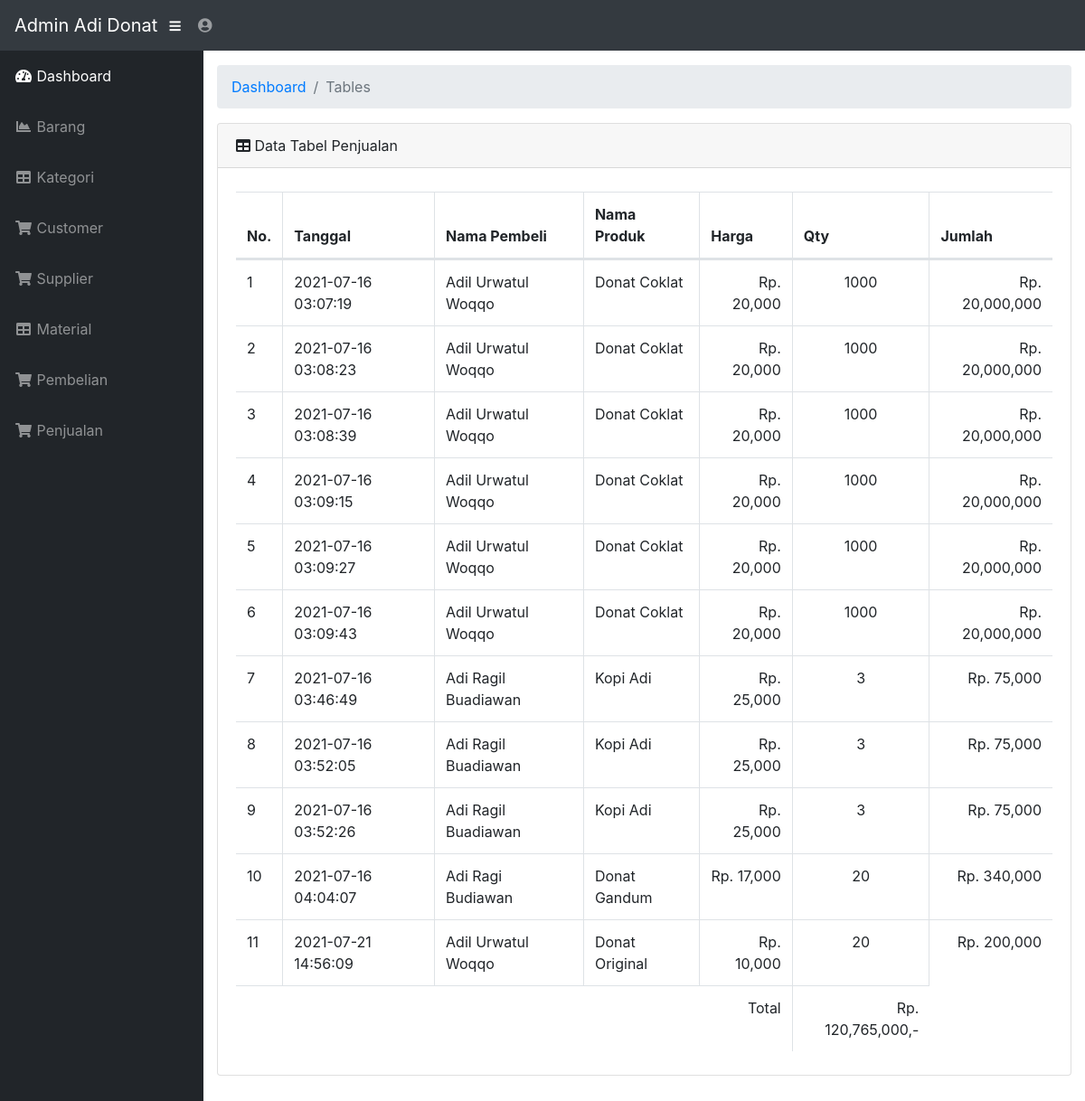
Page /admin/penjualan.php on the committed database.
### tables this page shows
CREATE TABLE `penjualan` (
  `id_penjualan` int(5) NOT NULL,
  `tgl_penjualan` timestamp NOT NULL DEFAULT current_timestamp() ON UPDATE current_timestamp(),
  `qty_penjualan` int(5) NOT NULL,
  `id_produk` int(5) NOT NULL,
  `id_customer` int(5) NOT NULL
);

CREATE TABLE `customer` (
  `id_customer` int(5) NOT NULL,
  `nama_customer` varchar(40) NOT NULL,
  `alamat_customer` text NOT NULL,
  `telp_customer` varchar(15) NOT NULL
);

CREATE TABLE `produk` (
  `id_produk` int(5) NOT NULL,
  `nama_produk` varchar(100) NOT NULL,
  `stok_produk` int(5) NOT NULL,
  `gambar_produk` varchar(200) NOT NULL,
  `harga_produk` int(10) NOT NULL,
  `id_kategori` int(5) NOT NULL
);

### admin/penjualan.php (the view, shortened to what this page needs)
<?php
    include "includes/header.php";
?>
<!DOCTYPE html>
<html lang="en">
        <div class="container-fluid">
                <ol class="breadcrumb">
                    <li class="breadcrumb-item">
                        <a href="#">Dashboard</a>
                    </li>
                    <li class="breadcrumb-item active">Tables</li>
                </ol>
                <div class="card mb-3">
                    <div class="card-header">
                        <i class="fas fa-table"></i> Data Tabel Penjualan
                        </div>
                    <div class="card-body">
                        <div class="table-responsive">
                            <table class="table table-bordered" id="dataTable" width="100%" cellspacing="0">
                                <thead>
                                    <tr>
                                        <th>No.</th>
                                        <th>Tanggal</th>
                                        <th>Nama Pembeli</th>
                                        <th>Nama Produk</th>
                                        <th>Harga</th>
                                        <th>Qty</th>
                                        <th>Jumlah</th>
                                    </tr>
                                </thead>
                                <tbody>
                                    <?php
                                        $query = mysqli_query($link, "SELECT produk.*, penjualan.*, customer.* FROM penjualan
                                                        LEFT JOIN produk ON produk.id_produk = penjualan.id_produk
                                                        LEFT JOIN customer ON customer.id_customer = penjualan.id_customer");
                                        $data = mysqli_fetch_assoc($query);
                                        if(mysqli_num_rows($query) > 0){
                                            $no = 1;
                                            $total = 0;
                                            do{
                                                $total += $data['qty_penjualan'] * $data['harga_produk'];
                                    ?>
                                    <tr>
                                        <td><?=$no++;?></td>
                                        <td><?=$data['tgl_penjualan'];?></td>
                                        <td><?=$data['nama_customer'];?></td>
                                        <td><?=$data['nama_produk'];?></td>
                                        <td style='text-align:right'>Rp. <?=number_format($data['harga_produk']);?></td>
                                        <td style='text-align:center'><?=$data['qty_penjualan'];?></td>
                                        <td style='text-align:right'>Rp. <?=number_format($data['qty_penjualan'] * $data['harga_produk']);?></td>
                                    </tr>
                                    <?php
                                        }while($data = mysqli_fetch_assoc($query));
                                        echo "<tr>
                                                <td style='text-align:right' colspan='5'>Total</td>
                                                <td style='text-align:right'>Rp. ".number_format($total).",-</td>
                                            </tr>";
                                    }else{
                                        echo "<tr><td colspan='3'><center> Tidak Ada Data! </center></td></tr>";
                                    }
                                    ?>
                                </tbody>
                            </table>
                        </div>
                    </div>
                </div>
            </div>
        </div>
    </div>
</body>
</html>

### rows in the picture
penjualan: tgl_penjualan "2021-07-16 03:07:19", id_customer.nama_customer "Adil Urwatul Woqqo", id_produk.nama_produk "Donat Coklat", id_produk.harga_produk "20,000", qty_penjualan "1000", $data['qty_penjualan']*$data['harga_produk'] "20,000,000"
penjualan: tgl_penjualan "2021-07-16 03:08:23", id_customer.nama_customer "Adil Urwatul Woqqo", id_produk.nama_produk "Donat Coklat", id_produk.harga_produk "20,000", qty_penjualan "1000", $data['qty_penjualan']*$data['harga_produk'] "20,000,000"
penjualan: tgl_penjualan "2021-07-16 03:08:39", id_customer.nama_customer "Adil Urwatul Woqqo", id_produk.nama_produk "Donat Coklat", id_produk.harga_produk "20,000", qty_penjualan "1000", $data['qty_penjualan']*$data['harga_produk'] "20,000,000"
penjualan: tgl_penjualan "2021-07-16 03:09:15", id_customer.nama_customer "Adil Urwatul Woqqo", id_produk.nama_produk "Donat Coklat", id_produk.harga_produk "20,000", qty_penjualan "1000", $data['qty_penjualan']*$data['harga_produk'] "20,000,000"
penjualan: tgl_penjualan "2021-07-16 03:09:27", id_customer.nama_customer "Adil Urwatul Woqqo", id_produk.nama_produk "Donat Coklat", id_produk.harga_produk "20,000", qty_penjualan "1000", $data['qty_penjualan']*$data['harga_produk'] "20,000,000"
penjualan: tgl_penjualan "2021-07-16 03:09:43", id_customer.nama_customer "Adil Urwatul Woqqo", id_produk.nama_produk "Donat Coklat", id_produk.harga_produk "20,000", qty_penjualan "1000", $data['qty_penjualan']*$data['harga_produk'] "20,000,000"
penjualan: tgl_penjualan "2021-07-16 03:46:49", id_customer.nama_customer "Adi Ragil Buadiawan", id_produk.nama_produk "Kopi Adi", id_produk.harga_produk "25,000", qty_penjualan "3", $data['qty_penjualan']*$data['harga_produk'] "75,000"
penjualan: tgl_penjualan "2021-07-16 03:52:05", id_customer.nama_customer "Adi Ragil Buadiawan", id_produk.nama_produk "Kopi Adi", id_produk.harga_produk "25,000", qty_penjualan "3", $data['qty_penjualan']*$data['harga_produk'] "75,000"
penjualan: tgl_penjualan "2021-07-16 03:52:26", id_customer.nama_customer "Adi Ragil Buadiawan", id_produk.nama_produk "Kopi Adi", id_produk.harga_produk "25,000", qty_penjualan "3", $data['qty_penjualan']*$data['harga_produk'] "75,000"
penjualan: tgl_penjualan "2021-07-16 04:04:07", id_customer.nama_customer "Adi Ragi Budiawan", id_produk.nama_produk "Donat Gandum", id_produk.harga_produk "17,000", qty_penjualan "20", $data['qty_penjualan']*$data['harga_produk'] "340,000"
penjualan: tgl_penjualan "2021-07-21 14:56:09", id_customer.nama_customer "Adil Urwatul Woqqo", id_produk.nama_produk "Donat Original", id_produk.harga_produk "10,000", qty_penjualan "20", $data['qty_penjualan']*$data['harga_produk'] "200,000"

### other values in the picture
$total "120,765,000"
